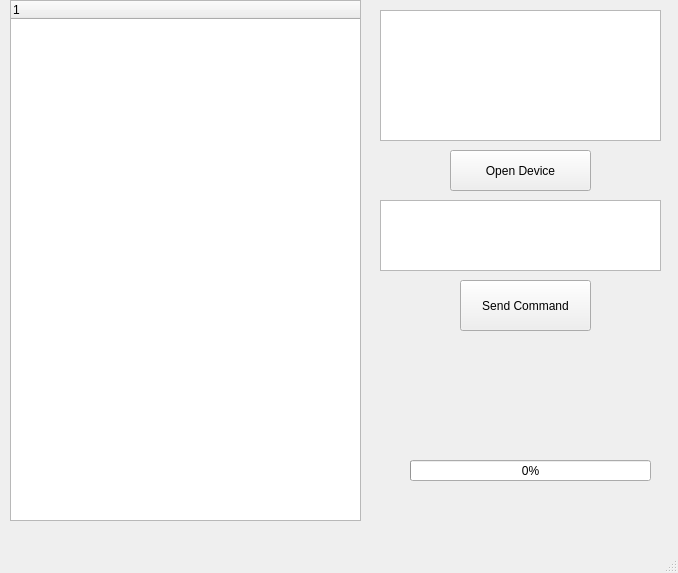
<?xml version="1.0" encoding="UTF-8"?>
<ui version="4.0">
 <class>MainWindow</class>
 <widget class="QMainWindow" name="MainWindow">
  <property name="geometry">
   <rect>
    <x>0</x>
    <y>0</y>
    <width>678</width>
    <height>573</height>
   </rect>
  </property>
  <property name="windowTitle">
   <string>MainWindow</string>
  </property>
  <widget class="QWidget" name="centralwidget">
   <widget class="QPushButton" name="pushButton_2">
    <property name="geometry">
     <rect>
      <x>460</x>
      <y>280</y>
      <width>131</width>
      <height>51</height>
     </rect>
    </property>
    <property name="text">
     <string>Send Command</string>
    </property>
   </widget>
   <widget class="QProgressBar" name="progressBar">
    <property name="geometry">
     <rect>
      <x>410</x>
      <y>460</y>
      <width>241</width>
      <height>21</height>
     </rect>
    </property>
    <property name="value">
     <number>0</number>
    </property>
    <property name="invertedAppearance">
     <bool>false</bool>
    </property>
    <property name="textDirection">
     <enum>QProgressBar::TopToBottom</enum>
    </property>
   </widget>
   <widget class="QPushButton" name="pushButton">
    <property name="geometry">
     <rect>
      <x>450</x>
      <y>150</y>
      <width>141</width>
      <height>41</height>
     </rect>
    </property>
    <property name="text">
     <string>Open Device</string>
    </property>
   </widget>
   <widget class="QTreeWidget" name="treeWidget">
    <property name="geometry">
     <rect>
      <x>10</x>
      <y>0</y>
      <width>351</width>
      <height>521</height>
     </rect>
    </property>
    <column>
     <property name="text">
      <string notr="true">1</string>
     </property>
    </column>
   </widget>
   <widget class="QPlainTextEdit" name="plainTextEdit_2">
    <property name="geometry">
     <rect>
      <x>380</x>
      <y>200</y>
      <width>281</width>
      <height>71</height>
     </rect>
    </property>
   </widget>
   <widget class="QListWidget" name="listWidget">
    <property name="geometry">
     <rect>
      <x>380</x>
      <y>10</y>
      <width>281</width>
      <height>131</height>
     </rect>
    </property>
   </widget>
  </widget>
  <widget class="QMenuBar" name="menubar">
   <property name="geometry">
    <rect>
     <x>0</x>
     <y>0</y>
     <width>678</width>
     <height>22</height>
    </rect>
   </property>
  </widget>
  <widget class="QStatusBar" name="statusBar"/>
 </widget>
 <resources/>
 <connections/>
</ui>
